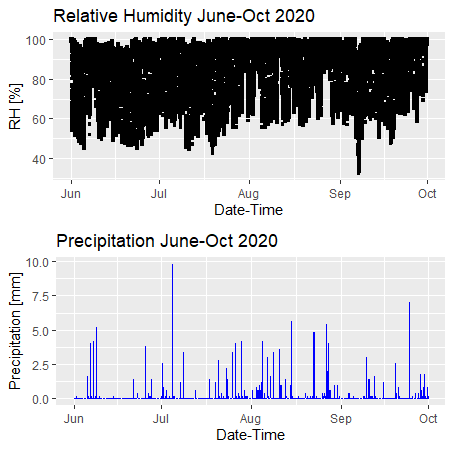

The script that drew this image:
# File: R_Data_visualization_d.R
# Course: Ch4.R.Data.Visualization
# Author: 黃昱翰
# Date: 2021-10-25

library(rio)
getwd()

xlsx <- import("weatherdata.xlsx")
View(xlsx)
str(xlsx)
head(xlsx)
names(xlsx)

library(lubridate)
date <- xlsx$Date
dt <- mdy_hms(date)
str(dt)

data1 <- data.frame(time = dt
                   , RH = xlsx$RH)
str(data1)

data2 <- data.frame(time=dt
                    ,Rain=xlsx$Rain)
str(data2)

library(gridExtra)
library(ggplot2)
Sys.setlocale("LC_ALL", "English")
p1 <- ggplot(data = data1, aes(time, RH))+
  geom_point(size = 1, shape = 15, alpha = 2)+
  labs(title = "Relative Humidity June-Oct 2020"
       , x = "Date-Time"
       , y = "RH [%]")
p2 <- ggplot(data = data2, aes(time, Rain))+
  geom_bar(stat = "identity", color = "blue")+
  labs(title = "Precipitation June-Oct 2020"
       , x = "Date-Time"
       , y = "Precipitation [mm]")

grid.arrange(p1,p2,nrow = 2)
ggsave("109550178Visualization.png")
